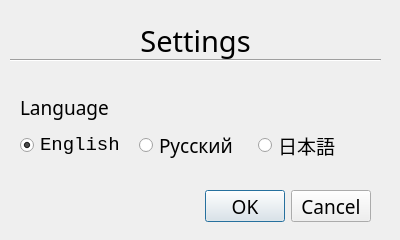
<?xml version="1.0" encoding="UTF-8"?>
<ui version="4.0">
 <class>Dialog</class>
 <widget class="QDialog" name="Dialog">
  <property name="geometry">
   <rect>
    <x>0</x>
    <y>0</y>
    <width>400</width>
    <height>240</height>
   </rect>
  </property>
  <property name="sizePolicy">
   <sizepolicy hsizetype="Fixed" vsizetype="Fixed">
    <horstretch>0</horstretch>
    <verstretch>0</verstretch>
   </sizepolicy>
  </property>
  <property name="minimumSize">
   <size>
    <width>400</width>
    <height>240</height>
   </size>
  </property>
  <property name="maximumSize">
   <size>
    <width>400</width>
    <height>240</height>
   </size>
  </property>
  <property name="windowTitle">
   <string>Settings</string>
  </property>
  <property name="windowIcon">
   <iconset>
    <normaloff>../settings.ico</normaloff>../settings.ico</iconset>
  </property>
  <widget class="QDialogButtonBox" name="btnx">
   <property name="geometry">
    <rect>
     <x>30</x>
     <y>190</y>
     <width>341</width>
     <height>32</height>
    </rect>
   </property>
   <property name="font">
    <font>
     <family>Cooper Black</family>
     <pointsize>14</pointsize>
    </font>
   </property>
   <property name="orientation">
    <enum>Qt::Horizontal</enum>
   </property>
   <property name="standardButtons">
    <set>QDialogButtonBox::Cancel|QDialogButtonBox::Ok</set>
   </property>
  </widget>
  <widget class="QLabel" name="title">
   <property name="geometry">
    <rect>
     <x>20</x>
     <y>20</y>
     <width>351</width>
     <height>41</height>
    </rect>
   </property>
   <property name="font">
    <font>
     <family>851MkPOP</family>
     <pointsize>22</pointsize>
    </font>
   </property>
   <property name="text">
    <string>Settings</string>
   </property>
   <property name="alignment">
    <set>Qt::AlignCenter</set>
   </property>
  </widget>
  <widget class="Line" name="hr">
   <property name="geometry">
    <rect>
     <x>10</x>
     <y>50</y>
     <width>371</width>
     <height>20</height>
    </rect>
   </property>
   <property name="orientation">
    <enum>Qt::Horizontal</enum>
   </property>
  </widget>
  <widget class="QLabel" name="label_lang">
   <property name="geometry">
    <rect>
     <x>20</x>
     <y>90</y>
     <width>351</width>
     <height>31</height>
    </rect>
   </property>
   <property name="font">
    <font>
     <family>Century Gothic</family>
     <pointsize>14</pointsize>
     <weight>50</weight>
     <bold>false</bold>
    </font>
   </property>
   <property name="text">
    <string>Language</string>
   </property>
   <property name="alignment">
    <set>Qt::AlignBottom|Qt::AlignLeading|Qt::AlignLeft</set>
   </property>
  </widget>
  <widget class="QWidget" name="horizontalLayoutWidget">
   <property name="geometry">
    <rect>
     <x>20</x>
     <y>120</y>
     <width>351</width>
     <height>51</height>
    </rect>
   </property>
   <layout class="QHBoxLayout" name="lang_select">
    <item>
     <widget class="QRadioButton" name="rbtn_en">
      <property name="font">
       <font>
        <family>Courier New</family>
        <pointsize>14</pointsize>
       </font>
      </property>
      <property name="toolTip">
       <string>(E)</string>
      </property>
      <property name="text">
       <string>English</string>
      </property>
      <property name="shortcut">
       <string>E</string>
      </property>
      <property name="checked">
       <bool>true</bool>
      </property>
     </widget>
    </item>
    <item>
     <widget class="QRadioButton" name="rbtn_ru">
      <property name="font">
       <font>
        <family>Century Gothic</family>
        <pointsize>14</pointsize>
       </font>
      </property>
      <property name="toolTip">
       <string>(R)</string>
      </property>
      <property name="text">
       <string>Русский</string>
      </property>
      <property name="shortcut">
       <string>R</string>
      </property>
     </widget>
    </item>
    <item>
     <widget class="QRadioButton" name="rbtn_jp">
      <property name="enabled">
       <bool>true</bool>
      </property>
      <property name="font">
       <font>
        <family>Rounded Mplus 1c</family>
        <pointsize>14</pointsize>
       </font>
      </property>
      <property name="toolTip">
       <string>(N)</string>
      </property>
      <property name="text">
       <string>日本語</string>
      </property>
      <property name="shortcut">
       <string>N</string>
      </property>
     </widget>
    </item>
   </layout>
  </widget>
 </widget>
 <resources/>
 <connections>
  <connection>
   <sender>btnx</sender>
   <signal>accepted()</signal>
   <receiver>Dialog</receiver>
   <slot>accept()</slot>
   <hints>
    <hint type="sourcelabel">
     <x>248</x>
     <y>254</y>
    </hint>
    <hint type="destinationlabel">
     <x>157</x>
     <y>274</y>
    </hint>
   </hints>
  </connection>
  <connection>
   <sender>btnx</sender>
   <signal>rejected()</signal>
   <receiver>Dialog</receiver>
   <slot>reject()</slot>
   <hints>
    <hint type="sourcelabel">
     <x>316</x>
     <y>260</y>
    </hint>
    <hint type="destinationlabel">
     <x>286</x>
     <y>274</y>
    </hint>
   </hints>
  </connection>
 </connections>
</ui>
